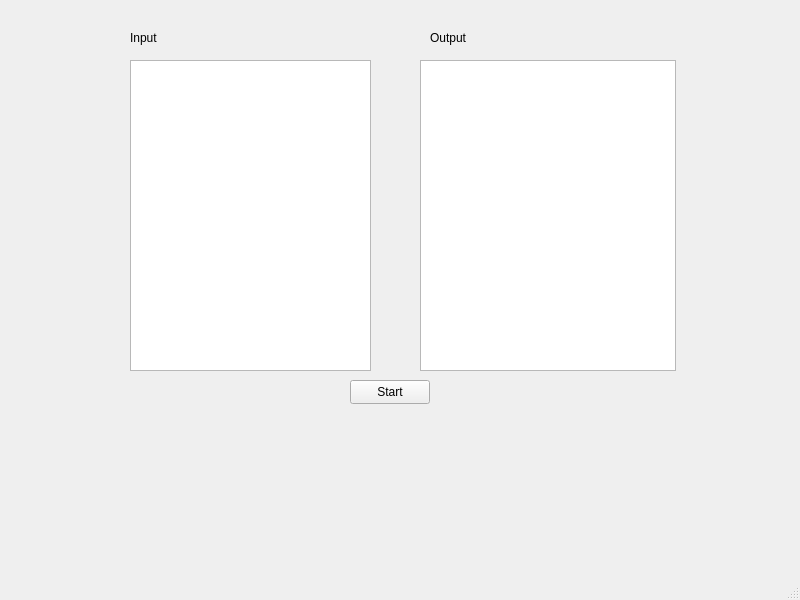
<?xml version="1.0" encoding="UTF-8"?>
<ui version="4.0">
 <class>MainWindow</class>
 <widget class="QMainWindow" name="MainWindow">
  <property name="geometry">
   <rect>
    <x>0</x>
    <y>0</y>
    <width>800</width>
    <height>600</height>
   </rect>
  </property>
  <property name="windowTitle">
   <string>MainWindow</string>
  </property>
  <widget class="QWidget" name="centralwidget">
   <widget class="QTextBrowser" name="textBrowser">
    <property name="geometry">
     <rect>
      <x>420</x>
      <y>60</y>
      <width>256</width>
      <height>311</height>
     </rect>
    </property>
   </widget>
   <widget class="QLabel" name="label">
    <property name="geometry">
     <rect>
      <x>130</x>
      <y>30</y>
      <width>71</width>
      <height>16</height>
     </rect>
    </property>
    <property name="text">
     <string>Input</string>
    </property>
   </widget>
   <widget class="QLabel" name="label_2">
    <property name="geometry">
     <rect>
      <x>430</x>
      <y>30</y>
      <width>53</width>
      <height>16</height>
     </rect>
    </property>
    <property name="text">
     <string>Output</string>
    </property>
   </widget>
   <widget class="QTextEdit" name="textEdit">
    <property name="geometry">
     <rect>
      <x>130</x>
      <y>60</y>
      <width>241</width>
      <height>311</height>
     </rect>
    </property>
   </widget>
   <widget class="QPushButton" name="pushButton">
    <property name="geometry">
     <rect>
      <x>350</x>
      <y>380</y>
      <width>80</width>
      <height>24</height>
     </rect>
    </property>
    <property name="text">
     <string>Start</string>
    </property>
   </widget>
  </widget>
  <widget class="QMenuBar" name="menubar">
   <property name="geometry">
    <rect>
     <x>0</x>
     <y>0</y>
     <width>800</width>
     <height>21</height>
    </rect>
   </property>
  </widget>
  <widget class="QStatusBar" name="statusbar"/>
 </widget>
 <resources/>
 <connections/>
</ui>
